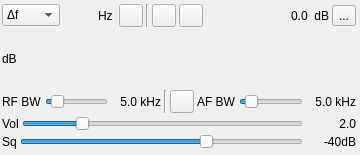
<?xml version="1.0" encoding="UTF-8"?>
<ui version="4.0">
 <class>AMDemodGUI</class>
 <widget class="RollupContents" name="AMDemodGUI">
  <property name="geometry">
   <rect>
    <x>0</x>
    <y>0</y>
    <width>360</width>
    <height>155</height>
   </rect>
  </property>
  <property name="sizePolicy">
   <sizepolicy hsizetype="Expanding" vsizetype="Fixed">
    <horstretch>0</horstretch>
    <verstretch>0</verstretch>
   </sizepolicy>
  </property>
  <property name="minimumSize">
   <size>
    <width>360</width>
    <height>0</height>
   </size>
  </property>
  <property name="maximumSize">
   <size>
    <width>560</width>
    <height>16777215</height>
   </size>
  </property>
  <property name="font">
   <font>
    <family>Liberation Sans</family>
    <pointsize>9</pointsize>
   </font>
  </property>
  <property name="focusPolicy">
   <enum>Qt::StrongFocus</enum>
  </property>
  <property name="windowTitle">
   <string>AM Demodulator</string>
  </property>
  <widget class="QWidget" name="settingsContainer" native="true">
   <property name="geometry">
    <rect>
     <x>0</x>
     <y>0</y>
     <width>358</width>
     <height>151</height>
    </rect>
   </property>
   <property name="minimumSize">
    <size>
     <width>358</width>
     <height>0</height>
    </size>
   </property>
   <property name="windowTitle">
    <string>Settings</string>
   </property>
   <layout class="QVBoxLayout" name="verticalLayout">
    <property name="spacing">
     <number>3</number>
    </property>
    <property name="leftMargin">
     <number>2</number>
    </property>
    <property name="topMargin">
     <number>2</number>
    </property>
    <property name="rightMargin">
     <number>2</number>
    </property>
    <property name="bottomMargin">
     <number>2</number>
    </property>
    <item>
     <layout class="QHBoxLayout" name="deltaFreqPowLayout">
      <property name="topMargin">
       <number>2</number>
      </property>
      <item>
       <layout class="QHBoxLayout" name="deltaFrequencyLayout">
        <item>
         <widget class="QComboBox" name="frequencyMode">
          <property name="minimumSize">
           <size>
            <width>58</width>
            <height>0</height>
           </size>
          </property>
          <property name="maximumSize">
           <size>
            <width>40</width>
            <height>16777215</height>
           </size>
          </property>
          <property name="toolTip">
           <string>Select frequency entry mode. Right click to snap makers to channel center</string>
          </property>
          <item>
           <property name="text">
            <string>Δf</string>
           </property>
          </item>
          <item>
           <property name="text">
            <string>MW</string>
           </property>
          </item>
          <item>
           <property name="text">
            <string>25k</string>
           </property>
          </item>
          <item>
           <property name="text">
            <string>8.33k</string>
           </property>
          </item>
         </widget>
        </item>
        <item>
         <widget class="ValueDialZ" name="deltaFrequency" native="true">
          <property name="sizePolicy">
           <sizepolicy hsizetype="Maximum" vsizetype="Maximum">
            <horstretch>0</horstretch>
            <verstretch>0</verstretch>
           </sizepolicy>
          </property>
          <property name="minimumSize">
           <size>
            <width>32</width>
            <height>16</height>
           </size>
          </property>
          <property name="font">
           <font>
            <family>Liberation Mono</family>
            <pointsize>12</pointsize>
           </font>
          </property>
          <property name="cursor">
           <cursorShape>PointingHandCursor</cursorShape>
          </property>
          <property name="focusPolicy">
           <enum>Qt::StrongFocus</enum>
          </property>
          <property name="toolTip">
           <string>Demod shift frequency from center in Hz</string>
          </property>
         </widget>
        </item>
        <item>
         <widget class="QLabel" name="deltaUnits">
          <property name="text">
           <string>Hz </string>
          </property>
         </widget>
        </item>
        <item>
         <widget class="ButtonSwitch" name="linkFrequencyOffset">
          <property name="toolTip">
           <string>Keep frequency offset in sync with other linked AM modulators and demodulators</string>
          </property>
          <property name="text">
           <string/>
          </property>
          <property name="icon">
           <iconset resource="../../../sdrgui/resources/res.qrc">
            <normaloff>:/link.png</normaloff>:/link.png</iconset>
          </property>
          <property name="checkable">
           <bool>true</bool>
          </property>
         </widget>
        </item>
        <item>
         <widget class="Line" name="line">
          <property name="orientation">
           <enum>Qt::Vertical</enum>
          </property>
         </widget>
        </item>
        <item>
         <widget class="QToolButton" name="pll">
          <property name="toolTip">
           <string>PLL for synchronous AM</string>
          </property>
          <property name="text">
           <string/>
          </property>
          <property name="icon">
           <iconset resource="../../../sdrgui/resources/res.qrc">
            <normaloff>:/unlocked.png</normaloff>
            <normalon>:/locked.png</normalon>:/unlocked.png</iconset>
          </property>
          <property name="checkable">
           <bool>true</bool>
          </property>
         </widget>
        </item>
        <item>
         <widget class="QToolButton" name="ssb">
          <property name="toolTip">
           <string>Synchronous AM SSB/DSB toggle right click to select side band</string>
          </property>
          <property name="text">
           <string/>
          </property>
          <property name="icon">
           <iconset resource="../../../sdrgui/resources/res.qrc">
            <normaloff>:/dsb.png</normaloff>
            <normalon>:/usb.png</normalon>:/dsb.png</iconset>
          </property>
          <property name="checkable">
           <bool>true</bool>
          </property>
         </widget>
        </item>
        <item>
         <spacer name="horizontalSpacer">
          <property name="orientation">
           <enum>Qt::Horizontal</enum>
          </property>
          <property name="sizeHint" stdset="0">
           <size>
            <width>40</width>
            <height>20</height>
           </size>
          </property>
         </spacer>
        </item>
       </layout>
      </item>
      <item>
       <layout class="QHBoxLayout" name="channelPowerLayout">
        <item>
         <widget class="QLabel" name="channelPower">
          <property name="toolTip">
           <string>Channel power</string>
          </property>
          <property name="layoutDirection">
           <enum>Qt::RightToLeft</enum>
          </property>
          <property name="text">
           <string>0.0</string>
          </property>
         </widget>
        </item>
        <item>
         <widget class="QLabel" name="channelPowerUnits">
          <property name="text">
           <string> dB</string>
          </property>
         </widget>
        </item>
       </layout>
      </item>
      <item>
       <widget class="QToolButton" name="audioMute">
        <property name="toolTip">
         <string>Left: Mute/Unmute audio Right: view/select audio device</string>
        </property>
        <property name="text">
         <string>...</string>
        </property>
        <property name="icon">
         <iconset resource="../../../sdrgui/resources/res.qrc">
          <normaloff>:/sound_on.png</normaloff>
          <normalon>:/sound_off.png</normalon>:/sound_on.png</iconset>
        </property>
        <property name="checkable">
         <bool>true</bool>
        </property>
       </widget>
      </item>
     </layout>
    </item>
    <item>
     <layout class="QHBoxLayout" name="signalLevelLayout">
      <item>
       <widget class="QLabel" name="channelPowerMeterUnits">
        <property name="text">
         <string>dB</string>
        </property>
       </widget>
      </item>
      <item>
       <widget class="LevelMeterSignalDB" name="channelPowerMeter" native="true">
        <property name="sizePolicy">
         <sizepolicy hsizetype="Expanding" vsizetype="MinimumExpanding">
          <horstretch>0</horstretch>
          <verstretch>0</verstretch>
         </sizepolicy>
        </property>
        <property name="minimumSize">
         <size>
          <width>0</width>
          <height>24</height>
         </size>
        </property>
        <property name="font">
         <font>
          <family>Liberation Mono</family>
          <pointsize>8</pointsize>
         </font>
        </property>
        <property name="toolTip">
         <string>Level meter (dB) top trace: average, bottom trace: instantaneous peak, tip: peak hold</string>
        </property>
       </widget>
      </item>
     </layout>
    </item>
    <item>
     <layout class="QHBoxLayout" name="rfBandwidthLayout">
      <item>
       <widget class="QLabel" name="label">
        <property name="text">
         <string>RF BW</string>
        </property>
       </widget>
      </item>
      <item>
       <widget class="QSlider" name="rfBW">
        <property name="toolTip">
         <string>Demodulator (RF) bandwidth</string>
        </property>
        <property name="minimum">
         <number>10</number>
        </property>
        <property name="maximum">
         <number>400</number>
        </property>
        <property name="pageStep">
         <number>1</number>
        </property>
        <property name="value">
         <number>50</number>
        </property>
        <property name="orientation">
         <enum>Qt::Horizontal</enum>
        </property>
       </widget>
      </item>
      <item>
       <widget class="QLabel" name="rfBWText">
        <property name="minimumSize">
         <size>
          <width>50</width>
          <height>0</height>
         </size>
        </property>
        <property name="text">
         <string>5.0 kHz</string>
        </property>
        <property name="alignment">
         <set>Qt::AlignRight|Qt::AlignTrailing|Qt::AlignVCenter</set>
        </property>
       </widget>
      </item>
      <item>
       <widget class="Line" name="line_2">
        <property name="orientation">
         <enum>Qt::Vertical</enum>
        </property>
       </widget>
      </item>
      <item>
       <widget class="ButtonSwitch" name="bandpassEnable">
        <property name="toolTip">
         <string>Toggle boxcar bandpass filter with 300 Hz low cutoff</string>
        </property>
        <property name="icon">
         <iconset resource="../../../sdrgui/resources/res.qrc">
          <normaloff>:/filter_bandpass.png</normaloff>
          <normalon>:/filter_bandpass.png</normalon>:/filter_bandpass.png</iconset>
        </property>
        <property name="checkable">
         <bool>true</bool>
        </property>
       </widget>
      </item>
      <item>
       <widget class="QLabel" name="afBWLabel">
        <property name="text">
         <string>AF BW</string>
        </property>
       </widget>
      </item>
      <item>
       <widget class="QSlider" name="afBW">
        <property name="toolTip">
         <string>Audio bandwidth</string>
        </property>
        <property name="minimum">
         <number>10</number>
        </property>
        <property name="maximum">
         <number>400</number>
        </property>
        <property name="pageStep">
         <number>1</number>
        </property>
        <property name="value">
         <number>50</number>
        </property>
        <property name="orientation">
         <enum>Qt::Horizontal</enum>
        </property>
       </widget>
      </item>
      <item>
       <widget class="QLabel" name="afBWText">
        <property name="minimumSize">
         <size>
          <width>50</width>
          <height>0</height>
         </size>
        </property>
        <property name="text">
         <string>5.0 kHz</string>
        </property>
        <property name="alignment">
         <set>Qt::AlignRight|Qt::AlignTrailing|Qt::AlignVCenter</set>
        </property>
       </widget>
      </item>
     </layout>
    </item>
    <item>
     <layout class="QHBoxLayout" name="volumeLayout">
      <item>
       <widget class="QLabel" name="label_3">
        <property name="text">
         <string>Vol</string>
        </property>
       </widget>
      </item>
      <item>
       <widget class="QSlider" name="volume">
        <property name="toolTip">
         <string>Volume</string>
        </property>
        <property name="maximum">
         <number>100</number>
        </property>
        <property name="pageStep">
         <number>1</number>
        </property>
        <property name="value">
         <number>20</number>
        </property>
        <property name="orientation">
         <enum>Qt::Horizontal</enum>
        </property>
       </widget>
      </item>
      <item>
       <widget class="QLabel" name="volumeText">
        <property name="minimumSize">
         <size>
          <width>50</width>
          <height>0</height>
         </size>
        </property>
        <property name="text">
         <string>2.0</string>
        </property>
        <property name="alignment">
         <set>Qt::AlignRight|Qt::AlignTrailing|Qt::AlignVCenter</set>
        </property>
       </widget>
      </item>
     </layout>
    </item>
    <item>
     <layout class="QHBoxLayout" name="squelchLayout">
      <item>
       <widget class="QLabel" name="label_4">
        <property name="text">
         <string>Sq</string>
        </property>
       </widget>
      </item>
      <item>
       <widget class="QSlider" name="squelch">
        <property name="toolTip">
         <string>Squelch</string>
        </property>
        <property name="minimum">
         <number>-120</number>
        </property>
        <property name="maximum">
         <number>0</number>
        </property>
        <property name="pageStep">
         <number>1</number>
        </property>
        <property name="value">
         <number>-40</number>
        </property>
        <property name="orientation">
         <enum>Qt::Horizontal</enum>
        </property>
       </widget>
      </item>
      <item>
       <widget class="QLabel" name="squelchText">
        <property name="minimumSize">
         <size>
          <width>50</width>
          <height>0</height>
         </size>
        </property>
        <property name="text">
         <string>-40dB</string>
        </property>
        <property name="alignment">
         <set>Qt::AlignRight|Qt::AlignTrailing|Qt::AlignVCenter</set>
        </property>
       </widget>
      </item>
     </layout>
    </item>
   </layout>
  </widget>
 </widget>
 <customwidgets>
  <customwidget>
   <class>ButtonSwitch</class>
   <extends>QToolButton</extends>
   <header>gui/buttonswitch.h</header>
  </customwidget>
  <customwidget>
   <class>RollupContents</class>
   <extends>QWidget</extends>
   <header>gui/rollupcontents.h</header>
   <container>1</container>
  </customwidget>
  <customwidget>
   <class>ValueDialZ</class>
   <extends>QWidget</extends>
   <header>gui/valuedialz.h</header>
   <container>1</container>
  </customwidget>
  <customwidget>
   <class>LevelMeterSignalDB</class>
   <extends>QWidget</extends>
   <header>gui/levelmeter.h</header>
   <container>1</container>
  </customwidget>
 </customwidgets>
 <resources>
  <include location="../../../sdrgui/resources/res.qrc"/>
 </resources>
 <connections/>
</ui>
